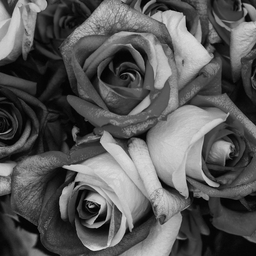
%> input picture TP4/HALLA-S_KAID-N/img_couleur.jpg (cropped and resized to the size of MATLAB's example picture, made grey), 256 x 256 px, given in place of cameraman.tif, which was not available
$ octave TP4-5_HALLA-Senia_KAID-Nassima.m   (GNU Octave 9; MATLAB toolbox functions it lacks are replaced by stand-ins)
%> lines starting %> are read from the running program, lines starting %| are printed output that depends on the picture; pictures that were not available may be replaced by others from this repository, and a replacement may not be noted
clc;
clear;
close all;

%% Filtre moyenneuur
im1=imread("cameraman.tif");
%> im1 is the input picture: size 256x256 uint8; min 0, max 230, mean 88.7
vect2=fspecial('average',3);
imfilt_average2=filter2(vect2,im1,'same');
figure,subplot(1,2,1); imshow(im1);
subplot(1,2,2); imshow(imfilt_average2/255);

imfilt_average2=filter2(vect2,im1,'valid');
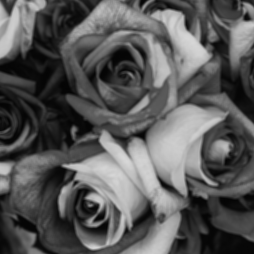
%> imfilt_average2: size 254x254 double; min 4.33, max 215.9, mean 88.9
figure,subplot(1,2,1); imshow(im1);
subplot(1,2,2); imshow(imfilt_average2/255);

imfilt_average2=filter2(vect2,im1,'full');
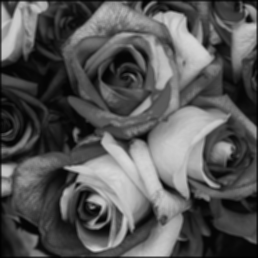
%> imfilt_average2: size 258x258 double; min 0.667, max 215.9, mean 87.3
figure,subplot(1,2,1); imshow(im1);
subplot(1,2,2); imshow(imfilt_average2/255);

% Commentaire  et Comparaison :
%avec same l image est apparue avec un cadre==> elle renvoie une image qui
%a la meme taille
% avec valid l'image reultante est sans cadres ==> elle renvoie une image
% avec une taille inferieure (254*254)
%avec  full  l'mage resultatnte est apparue avec un cadre prononcé ==> elle
%renvoie une image avec une taille superieure (258*258)


%% Filtre gaussien
img_ng=imread("cameraman.tif");
[r,c,w] = size(img_ng) ;
%> r = 256; c = 256; w = 1
im_bruit=imnoise(img_ng,'gaussian',0.02);
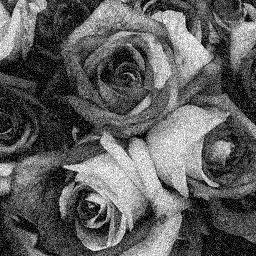
%> im_bruit: size 256x256 uint8; min 0, max 255, mean 94.3
sigma1=3;
a=ceil(3*sigma1);
vect=fspecial('gaussian',5*sigma1,sigma1);
gaussien=conv2(double(vect),double(im_bruit));
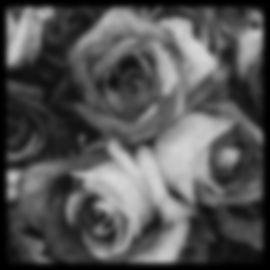
%> gaussien: size 270x270 double; min 0, max 215.7, mean 84.8
figure, subplot(1,3,1); imshow(img_ng); title("Image Original");
subplot(1,3,2); imshow(im_bruit); title("Image Bruité");
subplot(1,3,3); imshow(gaussien/255); title("Image Filtré");


%%%image en couleur
figure;
chemin = 'E:\cours\SEMESTRE 2\Traitement DIimage\TP\TP4\';
img = 'img_couleur.jpg';
img_couleur=imread(cat(2,chemin,img),'jpg');
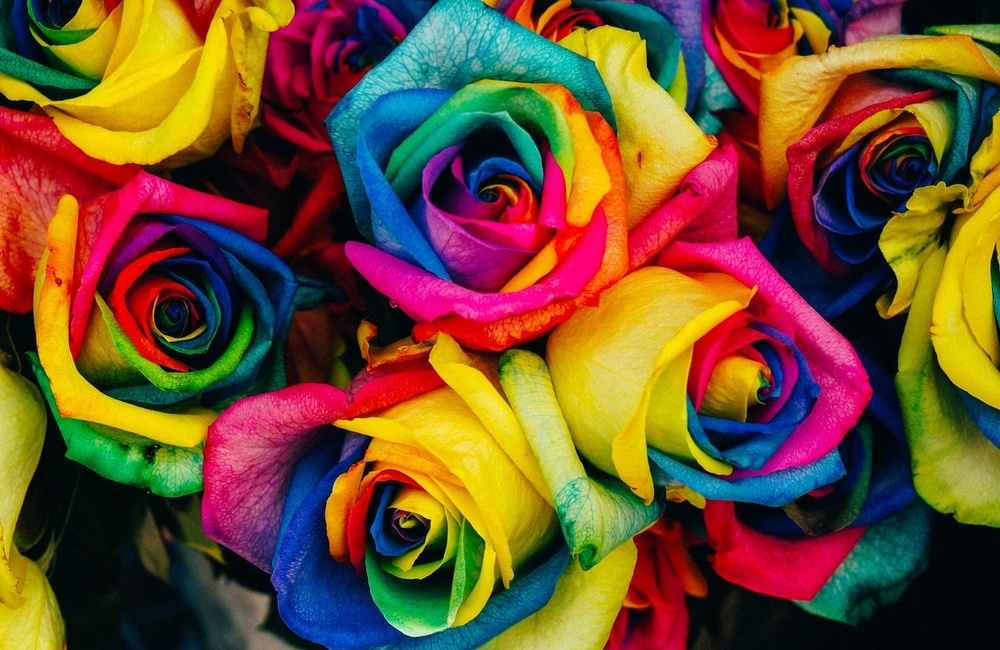
%> img_couleur: size 650x1000x3 uint8; mean R, G, B 112.7, 79.3, 46.2
imshow(img_couleur)
im_bruit=imnoise(img_couleur,'gaussian');
%> im_bruit: size 650x1000x3 uint8
sigma=1;
a=ceil(3*sigma);
vect2=fspecial('gaussian',5*sigma,sigma);


for i=1:3
    gauss(:,:,i)=conv2(double(vect2),double(im_bruit(:,:,i)));
end
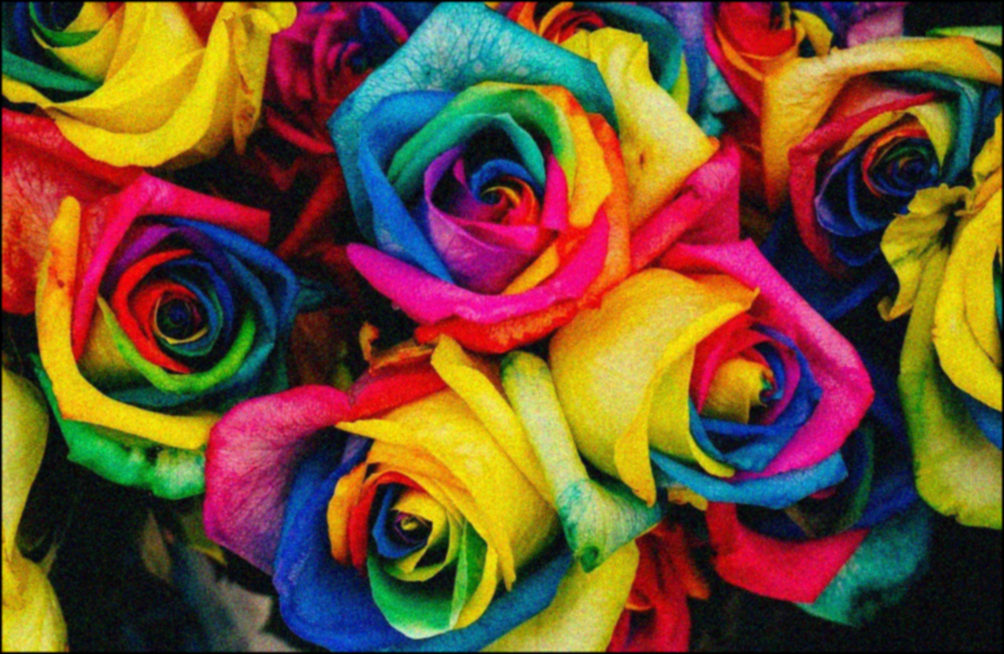
%> gauss: size 654x1004x3 double; mean R, G, B 113.6, 81.2, 49.5
figure, subplot(1,3,1); imshow(img_couleur); title("Image Original");
subplot(1,3,2); imshow(im_bruit); title("Image Bruité");
subplot(1,3,3); imshow(gauss/255); title("Image Filtré");

figure
surf(1:5*sigma1,1:5*sigma1,vect);
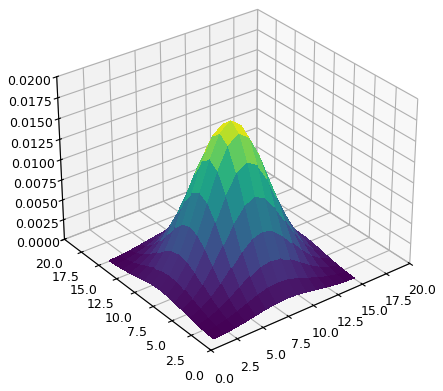
%> figure redrawn from the program's plot data

%%filtre weiner
for i=1:3
weiner(:,:,i)=wiener2(im_bruit(:,:,i),[5*sigma 5*sigma]);
end
figure
subplot(1,2,1)
imshow(im_bruit); title("image bruité");
subplot(1,2,2)
imshow(weiner); title(" image filtré");

%comparaison entre weiner et gauss
figure
subplot(1,3,1)
imshow(im_bruit); title("image bruité");
subplot(1,3,2)
imshow(gauss/255); title("image filtré avec gauss");
subplot(1,3,3)
imshow(weiner); title(" image filtré avec weiner");


%% Filtre Passe Haut : Detection De Contour
clc;
clear;
close all;

%> (the run ends here)
